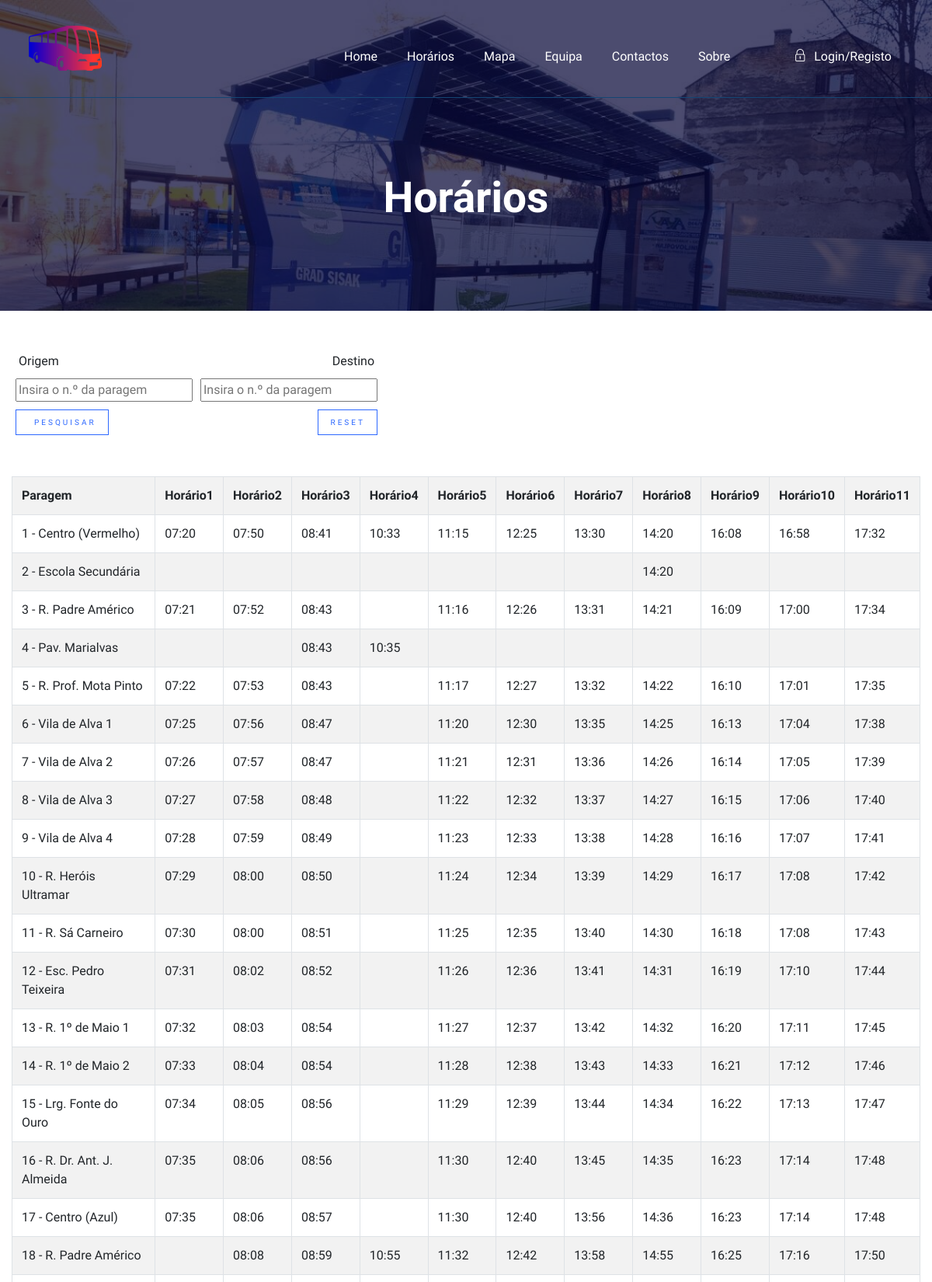
/horarios.php (upper part), run on the app's committed database.
### tables this page shows
CREATE TABLE `paragens` (
  `id` int(11) NOT NULL,
  `nome` varchar(255) DEFAULT NULL,
  `horario1` varchar(11) DEFAULT NULL,
  `horario2` varchar(11) DEFAULT NULL,
  `horario3` varchar(11) DEFAULT NULL,
  `horario4` varchar(11) DEFAULT NULL,
  `horario5` varchar(11) DEFAULT NULL,
  `horario6` varchar(11) DEFAULT NULL,
  `horario7` varchar(11) DEFAULT NULL,
  `horario8` varchar(11) DEFAULT NULL,
  `horario9` varchar(11) DEFAULT NULL,
  `horario10` varchar(11) DEFAULT NULL,
  `horario11` varchar(11) DEFAULT NULL
);

### horarios.php (the view, shortened to what this page needs)
<?php
require('dbconnection.php');
$sql = "SELECT * FROM paragens";
?>
<!doctype html>
<html class="no-js" lang="pt">
<head>
    <link rel="stylesheet" href="assets/css/bootstrap.min.css">
    <link rel="stylesheet" href="assets/css/owl.carousel.min.css">
    <link rel="stylesheet" href="assets/css/slicknav.css">
    <link rel="stylesheet" href="assets/css/flaticon.css">
    <link rel="stylesheet" href="assets/css/animate.min.css">
    <link rel="stylesheet" href="assets/css/magnific-popup.css">
    <link rel="stylesheet" href="assets/css/fontawesome-all.min.css">
    <link rel="stylesheet" href="assets/css/themify-icons.css">
    <link rel="stylesheet" href="assets/css/slick.css">
    <link rel="stylesheet" href="assets/css/nice-select.css">
    <link rel="stylesheet" href="assets/css/style.css">
</head>
<body>
    <header>
        <div class="header-area header-transparent">
            <div class="main-header">
                <div class="header-bottom  header-sticky">
                    <div class="container-fluid">
                        <div class="row align-items-center">
                            <div class="col-xl-2 col-lg-2 col-md-1">
                                <div class="logo">
                                    <a href="https://livebus.pt"><img src="assets/img/logo/logo.png" alt=""></a>
                                </div>
                            </div>
                            <div class="col-xl-10 col-lg-10 col-md-8">
                                <div class="main-menu f-right d-none d-lg-block">
                                    <nav>
                                        <ul id="navigation">
                                            <li><a href="https://livebus.pt">Home</a></li>
                                            <li><a href="horarios">Horários </a></li>
                                            <li><a href="map">Mapa</a></li>
                                            <li><a href="equipa">Equipa</a></li>
                                            <li><a href="contact">Contactos</a></li>
                                            <li style="margin-right: 10px"><a href="about">Sobre</a></li>
                                            <li><a>
                                                    <?php
                                                    if ($welcome == true) {
                                                        echo $_SESSION['name'];
                                                        $welcome = "false";
                                                    ?>
                                                </a>
                                                <ul class="submenu">
                                                    <li><a href="login/logout">Logout</a></li>
                                                </ul>
                                            </li>
                                        <?php
                                                    } else {
                                        ?>
                                            </a>
                                            <li class="login"><a href="login/index">
                                                    <i class="ti-lock"></i>Login/Registo</a>
                                            <?php
                                                    }
                                            ?>
                                            </li>
                                        </ul>
                                    </nav>
                                </div>
                            </div>
                            <div class="col-12">
                            </div>
                        </div>
                    </div>
                </div>
            </div>
        </div>
    </header>
    <main>
        <div class="hero-area2  slider-height2 hero-overly2 d-flex align-items-center ">
            <div class="container">
                <div class="row">
                    <div class="col-xl-12">
                        <div class="hero-cap text-center pt-50">
                            <h2>Horários</h2>
                        </div>
                    </div>
                </div>
            </div>
        </div>
        <section>
            <div class="container">
                <div class="row align-items-center justify-content-center">
                    <div class="col-md-12">
                        <div class="select-form">
                            <div class="select-items">
                                <br>
                                <br>
                                <table cellpadding="5">
                                    <tr>
                                        <td>
                                            &nbsp;Origem&nbsp;
                                        </td>
                                        <td align="right">
                                            &nbsp;Destino&nbsp;
                                        </td>
                                    </tr>
                                <tr>
                                <form method="post">
                                    <td>
                                    <input list="Origem" name="Origem" placeholder="Insira o n.º da paragem">
                                    </td>
                                    <td>
                                                                        <input list="Destino" name="Destino" placeholder="Insira o n.º da paragem">
                                    </td></tr>
                                    <tr>
                                    <td>
                                    <button type="submit" placeholder="Introduza a Origem" name="procura" class="button button-contactForm boxed-btn1"><span class="icon-search icon mr-2"></span>Pesquisar</button>
                                   </td>
                                   <td align="right">
                                  <button type="submit" name="reiniciar" class="button button-contactForm boxed-btn1" >Reset</button>
                                   </td>
                                    </tr>
                                </table>
                                <br>
                                <br>
                                <div class="table-responsive">
                                    <table class="table table-striped table-bordered" align="center" width="100px">
                                        <tr>
                                            <th class="tg-fzq1">Paragem
                                            </th>
                                            <th class="tg-fzq1">Horário1
                                            </th>
                                            <th class="tg-fzq1">Horário2
                                            </th>
                                            <th class="tg-fzq1">Horário3
                                            </th>
                                            <th class="tg-fzq1">Horário4
                                            </th>
                                            <th class="tg-fzq1">Horário5
                                            </th>
                                            <th class="tg-fzq1">Horário6
                                            </th>
                                            <th class="tg-fzq1">Horário7
                                            </th>
                                            <th class="tg-fzq1">Horário8
                                            </th>
                                            <th class="tg-fzq1">Horário9
                                            </th>
                                            <th class="tg-fzq1">Horário10
                                            </th>
                                            <th class="tg-fzq1">Horário11
                                            </th>
                                            <?php
                                            $result = $con->query($sql);
                                            if ($result->num_rows > 0) {
                                                while ($row = $result->fetch_assoc()) {
                                            ?>
                                        <tr>
                                            <td class="tg-c3ow">
                                                <?php echo $row["nome"] ?>
                                            </td>
                                            <td class="tg-c3ow">
                                                <?php echo $row["horario1"]; ?>
                                            </td>
                                            <td class="tg-c3ow">
                                                <?php echo $row["horario2"]; ?>
                                            </td>
                                            <td class="tg-c3ow">
                                                <?php echo $row["horario3"]; ?>
                                            </td>
                                            <td class="tg-c3ow">
                                                <?php echo $row["horario4"]; ?>
                                            </td>
                                            <td class="tg-c3ow">
                                                <?php echo $row["horario5"]; ?>
                                            </td>
                                            <td class="tg-c3ow">
                                                <?php echo $row["horario6"]; ?>
                                            </td>
                                            <td class="tg-c3ow">
                                                <?php echo $row["horario7"]; ?>
                                            </td>
                                            <td class="tg-c3ow">
                                                <?php echo $row["horario8"]; ?>
                                            </td>
                                            <td class="tg-c3ow">
                                                <?php echo $row["horario9"]; ?>
                                            </td>
                                            <td class="tg-c3ow">
                                                <?php echo $row["horario10"]; ?>
                                            </td>
                                            <td class="tg-c3ow">
                                                <?php echo $row["horario11"]; ?>
                                            </td>
                                    <?php
                                                }
                                            } else {
                                                echo "0 Resultados";
                                            }
                                    ?>
                                        </tr>
                                    </table>
                                </div>
                            </div>
                        </div>
                    </div>
        </section>
    </main>
</body>
</html>

### data on the page
paragens: nome "1 - Centro (Vermelho)", horario1 "07:20", horario2 "07:50", horario3 "08:41", horario4 "10:33", horario5 "11:15", horario6 "12:25", horario7 "13:30", horario8 "14:20", horario9 "16:08", horario10 "16:58", horario11 "17:32"
paragens: nome "2 - Escola Secundária", horario8 "14:20"
paragens: nome "3 - R. Padre Américo", horario1 "07:21", horario2 "07:52", horario3 "08:43", horario5 "11:16", horario6 "12:26", horario7 "13:31", horario8 "14:21", horario9 "16:09", horario10 "17:00", horario11 "17:34"
paragens: nome "4 - Pav. Marialvas", horario3 "08:43", horario4 "10:35"
paragens: nome "5 - R. Prof. Mota Pinto", horario1 "07:22", horario2 "07:53", horario3 "08:43", horario5 "11:17", horario6 "12:27", horario7 "13:32", horario8 "14:22", horario9 "16:10", horario10 "17:01", horario11 "17:35"
paragens: nome "6 - Vila de Alva 1", horario1 "07:25", horario2 "07:56", horario3 "08:47", horario5 "11:20", horario6 "12:30", horario7 "13:35", horario8 "14:25", horario9 "16:13", horario10 "17:04", horario11 "17:38"
paragens: nome "7 - Vila de Alva 2", horario1 "07:26", horario2 "07:57", horario3 "08:47", horario5 "11:21", horario6 "12:31", horario7 "13:36", horario8 "14:26", horario9 "16:14", horario10 "17:05", horario11 "17:39"
paragens: nome "8 - Vila de Alva 3", horario1 "07:27", horario2 "07:58", horario3 "08:48", horario5 "11:22", horario6 "12:32", horario7 "13:37", horario8 "14:27", horario9 "16:15", horario10 "17:06", horario11 "17:40"
paragens: nome "9 - Vila de Alva 4", horario1 "07:28", horario2 "07:59", horario3 "08:49", horario5 "11:23", horario6 "12:33", horario7 "13:38", horario8 "14:28", horario9 "16:16", horario10 "17:07", horario11 "17:41"
paragens: nome "10 - R. Heróis Ultramar", horario1 "07:29", horario2 "08:00", horario3 "08:50", horario5 "11:24", horario6 "12:34", horario7 "13:39", horario8 "14:29", horario9 "16:17", horario10 "17:08", horario11 "17:42"
paragens: nome "11 - R. Sá Carneiro", horario1 "07:30", horario2 "08:00", horario3 "08:51", horario5 "11:25", horario6 "12:35", horario7 "13:40", horario8 "14:30", horario9 "16:18", horario10 "17:08", horario11 "17:43"
paragens: nome "12 - Esc. Pedro Teixeira", horario1 "07:31", horario2 "08:02", horario3 "08:52", horario5 "11:26", horario6 "12:36", horario7 "13:41", horario8 "14:31", horario9 "16:19", horario10 "17:10", horario11 "17:44"
paragens: nome "13 - R. 1º de Maio 1", horario1 "07:32", horario2 "08:03", horario3 "08:54", horario5 "11:27", horario6 "12:37", horario7 "13:42", horario8 "14:32", horario9 "16:20", horario10 "17:11", horario11 "17:45"
paragens: nome "14 - R. 1º de Maio 2", horario1 "07:33", horario2 "08:04", horario3 "08:54", horario5 "11:28", horario6 "12:38", horario7 "13:43", horario8 "14:33", horario9 "16:21", horario10 "17:12", horario11 "17:46"
paragens: nome "15 - Lrg. Fonte do Ouro", horario1 "07:34", horario2 "08:05", horario3 "08:56", horario5 "11:29", horario6 "12:39", horario7 "13:44", horario8 "14:34", horario9 "16:22", horario10 "17:13", horario11 "17:47"
paragens: nome "16 - R. Dr. Ant. J. Almeida", horario1 "07:35", horario2 "08:06", horario3 "08:56", horario5 "11:30", horario6 "12:40", horario7 "13:45", horario8 "14:35", horario9 "16:23", horario10 "17:14", horario11 "17:48"
paragens: nome "17 - Centro (Azul)", horario1 "07:35", horario2 "08:06", horario3 "08:57", horario5 "11:30", horario6 "12:40", horario7 "13:56", horario8 "14:36", horario9 "16:23", horario10 "17:14", horario11 "17:48"
paragens: nome "18 - R. Padre Américo", horario2 "08:08", horario3 "08:59", horario4 "10:55", horario5 "11:32", horario6 "12:42", horario7 "13:58", horario8 "14:55", horario9 "16:25", horario10 "17:16", horario11 "17:50"
